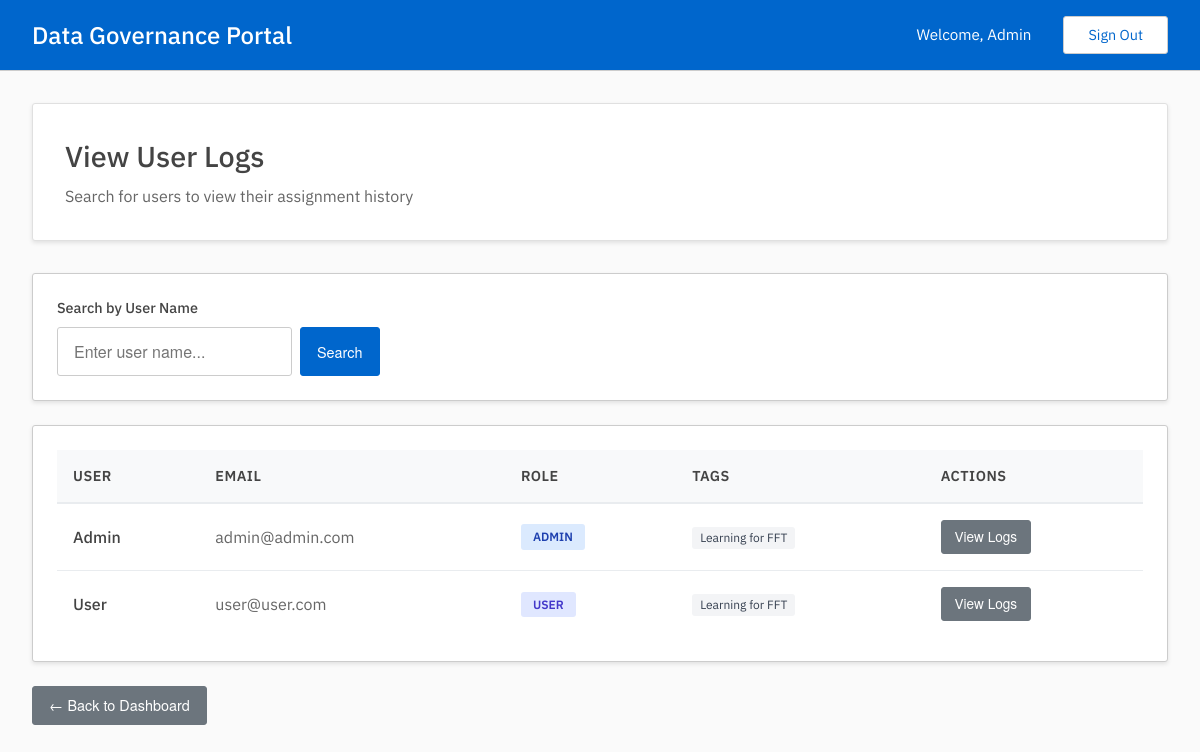
The app's page /admin/logs (signed in) with its own data.
### tables this page shows
CREATE TABLE users(
        uuid TEXT UNIQUE NOT NULL PRIMARY KEY,
        email TEXT UNIQUE NOT NULL,
        password_hash TEXT NOT NULL,
        name TEXT NOT NULL,
        is_admin INTEGER NOT NULL DEFAULT 0
        );

CREATE TABLE tags(
        uuid TEXT UNIQUE NOT NULL PRIMARY KEY,
        name TEXT NOT NULL UNIQUE,
        description TEXT,
        members TEXT
        );

### admin.py (the view)
@admin.route('/logs', methods=['GET'])
@admin_required
def view_logs_search():
    query = request.args.get('q', '')
    users_result = get_users_with_tags()
    users = users_result['data'] if users_result['status'] == '200' else []
    if query:
        users = [u for u in users if query.lower() in u['name'].lower()]
    return render_template('admin/view_logs_search.html',
                         users=users,
                         query=query)

### auth.py (called while the page is built)
def admin_required(f):
    @wraps(f)
    def wrap(*args, **kwargs):
        if session['user']['is_admin']:
            return f(*args, **kwargs)
        else:
            print("403: User is not an admin.")
            return redirect(url_for('user.dashboard'))
    return wrap

### db.py (called while the page is built)
def get_conn_curs():
    conn = sqlite3.connect(DATABASE)
    conn.row_factory = sqlite3.Row
    curs = conn.cursor()
    curs.execute("PRAGMA foreign_keys = ON")
    return conn, curs

def commit_close(conn, curs):
    conn.commit()
    curs.close()
    conn.close()

def get_users_with_tags():
    conn, curs = get_conn_curs()
    curs.execute("SELECT * FROM users ORDER BY name")
    users = curs.fetchall()
    curs.execute("SELECT * FROM tags")
    tags = curs.fetchall()
    user_data = []
    for user in users:
        user_dict = dict(user)
        user_tags = []
        for tag in tags:
            if tag['members'] and user['uuid'] in tag['members'].split(','):
                user_tags.append({
                    'uuid': tag['uuid'],
                    'name': tag['name']
                })
        user_dict['tags'] = user_tags
        user_data.append(user_dict)
    commit_close(conn, curs)
    return {
        "status": "200",
        "message": "Users with tags found successfully",
        "data": user_data
    }

### templates/admin/view_logs_search.html (shortened to what this page needs)
{% extends "base.html" %}
{% block content %}
<div class="dashboard-header">
    <h2>View User Logs</h2>
    <p>Search for users to view their assignment history</p>
</div>
<div class="table-container mb-3">
    <form method="GET" action="{{ url_for('admin.view_logs_search') }}">
        <div class="form-group" style="max-width: 500px;">
            <label for="q" class="form-label">Search by User Name</label>
            <div style="display: flex; gap: 0.5rem;">
                <input type="search" id="q" name="q" class="form-input"
                       placeholder="Enter user name..." value="{{ query }}">
                <button type="submit" class="btn btn-action">Search</button>
            </div>
        </div>
    </form>
</div>
<div class="table-container">
    {% if users %}
    <table class="data-table">
        <thead>
            <tr>
                <th>User</th>
                <th>Email</th>
                <th>Role</th>
                <th>Tags</th>
                <th>Actions</th>
            </tr>
        </thead>
        <tbody>
            {% for user in users %}
            <tr>
                <td>
                    <div style="font-weight: 500;">{{ user['name'] }}</div>
                </td>
                <td style="color: #666;">{{ user['email'] }}</td>
                <td>
                    <span class="role-badge {{ 'role-admin' if user['is_admin'] else 'role-user' }}">
                        {{ 'Admin' if user['is_admin'] else 'User' }}
                    </span>
                </td>
                <td>
                    {% if user['tags'] %}
                        {% for tag in user['tags'] %}
                            <span style="display: inline-block; padding: 0.15rem 0.5rem; background: #f3f4f6; color: #374151; border-radius: 3px; font-size: 0.75rem; margin-right: 0.25rem;">
                                {{ tag['name'] }}
                            </span>
                        {% endfor %}
                    {% else %}
                        <span style="color: #aaa; font-size: 0.85rem;">No tags</span>
                    {% endif %}
                </td>
                <td>
                    <a href="{{ url_for('admin.view_user_logs', user_uuid=user['uuid']) }}"
                       class="btn btn-secondary"
                       style="padding: 0.4rem 0.8rem; font-size: 0.85rem;">
                        View Logs
                    </a>
                </td>
            </tr>
            {% endfor %}
        </tbody>
    </table>
    {% else %}
    <div class="empty-state">
        <p class="empty-state-text">No users found matching your search.</p>
    </div>
    {% endif %}
</div>
<div class="action-buttons mt-3">
    <a href="{{ url_for('admin.dashboard') }}" class="btn btn-secondary">
        ← Back to Dashboard
    </a>
</div>
{% endblock %}

### templates/base.html (shortened to what this page needs)
<!DOCTYPE html>
<html lang="en">
<head>
    <link rel="stylesheet" href="{{ url_for('static', filename='styles.css') }}">
</head>
<body>
    {% if session.get('user') %}
    <header class="header">
        <div class="header-content">
            <div class="header-left">
                <h1>Data Governance Portal</h1>
            </div>
            <div class="header-right">
                <span class="welcome-text">Welcome, {{ session['user']['name'] }}</span>
                <a href="{{ url_for('login') }}" class="sign-out-btn">Sign Out</a>
            </div>
        </div>
    </header>
    {% endif %}
    <main class="main-content">
        {% block content %}{% endblock %}
    </main>
</body>
</html>

### static/styles.css (style rules this page uses)
* { margin: 0; padding: 0; box-sizing: border-box; }
body { font-family: 'IBM Plex Sans'; color: #444; line-height: 1.42; min-height: 100vh; display: flex; flex-direction: column; background-color: #fafafa; }
.header { background-color: #06c; color: white; padding: 1rem 0; box-shadow: rgba(0,0,0,0.2) 0 2px 8px; border-bottom: 1px solid #ccc; }
.header-content { max-width: 1200px; margin: 0 auto; color: white; padding: 0 2rem; display: flex; justify-content: space-between; align-items: center; }
.header-left { display: flex; align-items: center; gap: 0.5rem; }
.header h1 { font-size: 1.5rem; font-weight: 500; color: white; }
.header-right { display: flex; align-items: center; gap: 2rem; }
.welcome-text { font-size: 0.95rem; color: white; }
.sign-out-btn { background-color: transparent; color: #06c; border: 1px solid #ccc; padding: 0.5rem 1.5rem; border-radius: 3px; text-decoration: none; transition: all 0.3s ease; font-size: 0.9rem; background-color: white; }
.main-content { flex: 1; max-width: 1200px; width: 100%; margin: 0 auto; background-color: #fafafa; padding: 2rem; }
.form-group { display: flex; flex-direction: column; gap: 0.5rem; }
.form-label { color: #444; font-size: 0.9rem; font-weight: 500; }
.form-input { padding: 0.75rem 1rem; border: 1px solid #ccc; border-radius: 3px; font-size: 1rem; transition: border-color 0.3s ease; font-family: 'Helvetica Neue', 'Helvetica', 'Arial', sans-serif; }
.dashboard-header { background-color: white; padding: 2rem; border-radius: 3px; margin-bottom: 2rem; box-shadow: rgba(0,0,0,0.1) 0 2px 4px; border: 1px solid #e0e0e0; }
.dashboard-header h2 { color: #444; font-size: 1.8rem; margin-bottom: 0.5rem; font-weight: 500; }
.dashboard-header p { color: #666; font-size: 1rem; }
.table-container { background-color: white; border-radius: 3px; padding: 1.5rem; box-shadow: rgba(0,0,0,0.1) 0 2px 4px; border: 1px solid #ccc; overflow-x: auto; }
.data-table { width: 100%; border-collapse: collapse; }
.data-table th { background-color: #f8f9fa; color: #444; font-weight: 600; text-align: left; padding: 1rem; border-bottom: 2px solid #e9ecef; font-size: 0.9rem; text-transform: uppercase; letter-spacing: 0.5px; }
.data-table td { padding: 1rem; border-bottom: 1px solid #e9ecef; color: #444; }
.data-table tr:last-child td { border-bottom: none; }
.btn { padding: 0.5rem 1rem; border-radius: 3px; text-decoration: none; font-size: 0.9rem; cursor: pointer; transition: all 0.3s ease; border: 1px solid transparent; display: inline-block; text-align: center; font-family: 'Helvetica Neue', 'Helvetica', 'Arial', sans-serif; }
.btn-action { background-color: #06c; color: white; border-color: #06c; }
.btn-secondary { background-color: #6c757d; color: white; border-color: #6c757d; }
.role-badge { display: inline-block; padding: 0.25rem 0.75rem; border-radius: 3px; font-size: 0.75rem; font-weight: 600; text-transform: uppercase; }
.role-admin { background: #dbeafe; color: #1e40af; }
.role-user { background: #e0e7ff; color: #4338ca; }
.action-buttons { display: flex; gap: 0.5rem; align-items: center; }
.mt-3 { margin-top: 1.5rem; }
.mb-3 { margin-bottom: 1.5rem; }

### records on screen
users: user.name "Admin", name "Admin", email "admin@admin.com", is_admin "ADMIN"
tags: name "Learning for FFT"
users: name "User", email "user@user.com", is_admin "USER"
